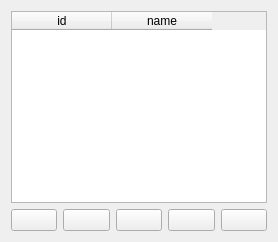
                <widget class="QWidget" name="page_data_base_gate">
                 <layout class="QGridLayout" name="gridLayout_62">
                  <item row="0" column="0">
                   <widget class="QTableWidget" name="table_gate">
                    <column>
                     <property name="text">
                      <string>id</string>
                     </property>
                    </column>
                    <column>
                     <property name="text">
                      <string>name</string>
                     </property>
                    </column>
                   </widget>
                  </item>
                  <item row="1" column="0">
                   <layout class="QHBoxLayout" name="horizontalLayout_27">
                    <item>
                     <widget class="QPushButton" name="btn_back_gate">
                      <property name="text">
                       <string/>
                      </property>
                      <property name="icon">
                       <iconset resource="../resources/res.qrc">
                        <normaloff>:/icon/icons/arrow-small-left.png</normaloff>:/icon/icons/arrow-small-left.png</iconset>
                      </property>
                      <property name="iconSize">
                       <size>
                        <width>30</width>
                        <height>50</height>
                       </size>
                      </property>
                      <property name="checkable">
                       <bool>true</bool>
                      </property>
                     </widget>
                    </item>
                    <item>
                     <widget class="QPushButton" name="btn_search_gate">
                      <property name="text">
                       <string/>
                      </property>
                      <property name="icon">
                       <iconset resource="../resources/res.qrc">
                        <normaloff>:/icon/icons/search.png</normaloff>:/icon/icons/search.png</iconset>
                      </property>
                      <property name="iconSize">
                       <size>
                        <width>30</width>
                        <height>50</height>
                       </size>
                      </property>
                     </widget>
                    </item>
                    <item>
                     <widget class="QPushButton" name="btn_edit_gate">
                      <property name="text">
                       <string/>
                      </property>
                      <property name="icon">
                       <iconset resource="../resources/res.qrc">
                        <normaloff>:/icon/icons/pencil.png</normaloff>:/icon/icons/pencil.png</iconset>
                      </property>
                      <property name="iconSize">
                       <size>
                        <width>30</width>
                        <height>50</height>
                       </size>
                      </property>
                     </widget>
                    </item>
                    <item>
                     <widget class="QPushButton" name="btn_insert_gate">
                      <property name="text">
                       <string/>
                      </property>
                      <property name="icon">
                       <iconset resource="../resources/res.qrc">
                        <normaloff>:/icon/icons/icons8-plus-24 (2).png</normaloff>:/icon/icons/icons8-plus-24 (2).png</iconset>
                      </property>
                      <property name="iconSize">
                       <size>
                        <width>50</width>
                        <height>50</height>
                       </size>
                      </property>
                     </widget>
                    </item>
                    <item>
                     <widget class="QPushButton" name="btn_delete_gate">
                      <property name="text">
                       <string/>
                      </property>
                      <property name="icon">
                       <iconset resource="../resources/res.qrc">
                        <normaloff>:/icon/icons/icons8-trash-50 (1).png</normaloff>:/icon/icons/icons8-trash-50 (1).png</iconset>
                      </property>
                      <property name="iconSize">
                       <size>
                        <width>30</width>
                        <height>50</height>
                       </size>
                      </property>
                     </widget>
                    </item>
                   </layout>
                  </item>
                 </layout>
                </widget>
